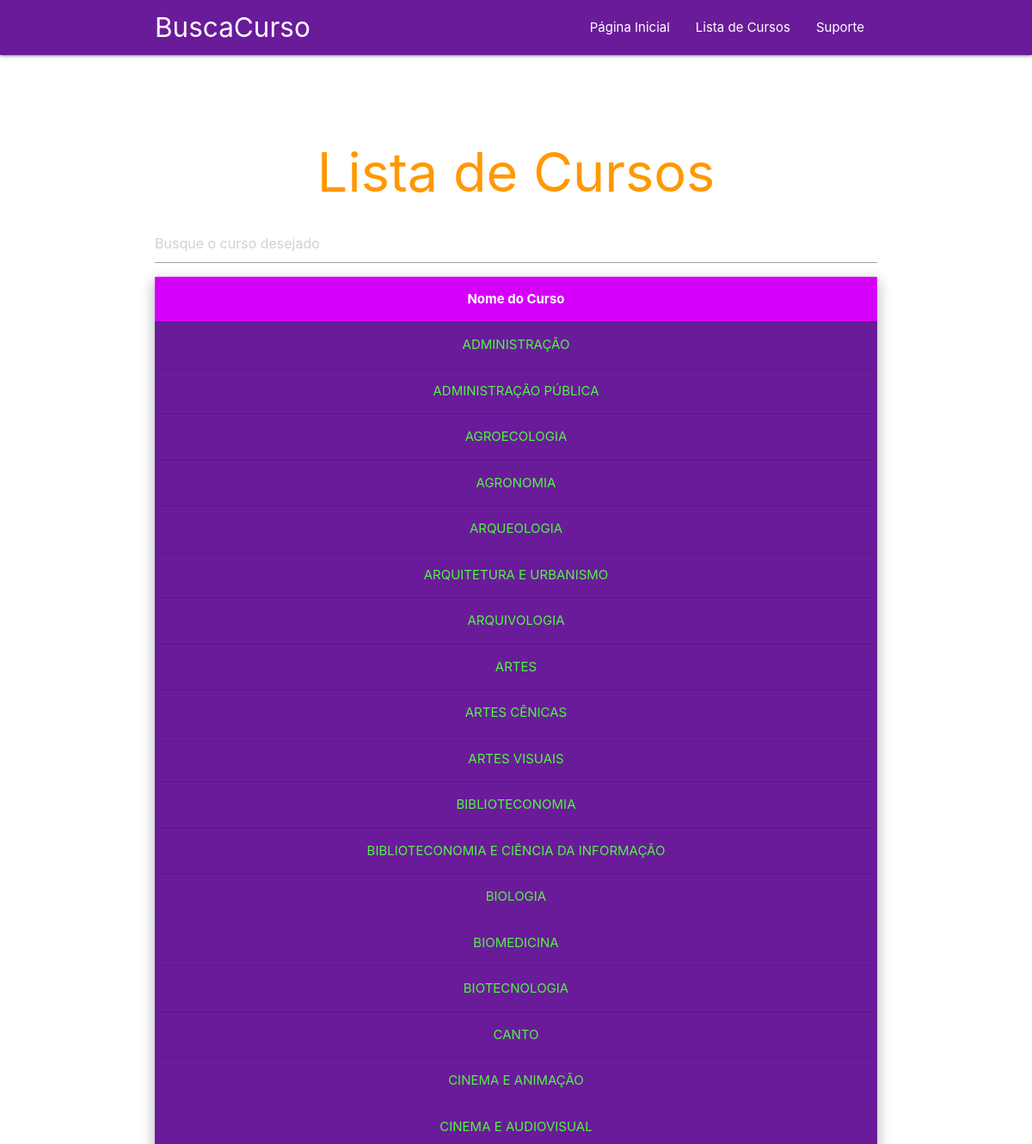
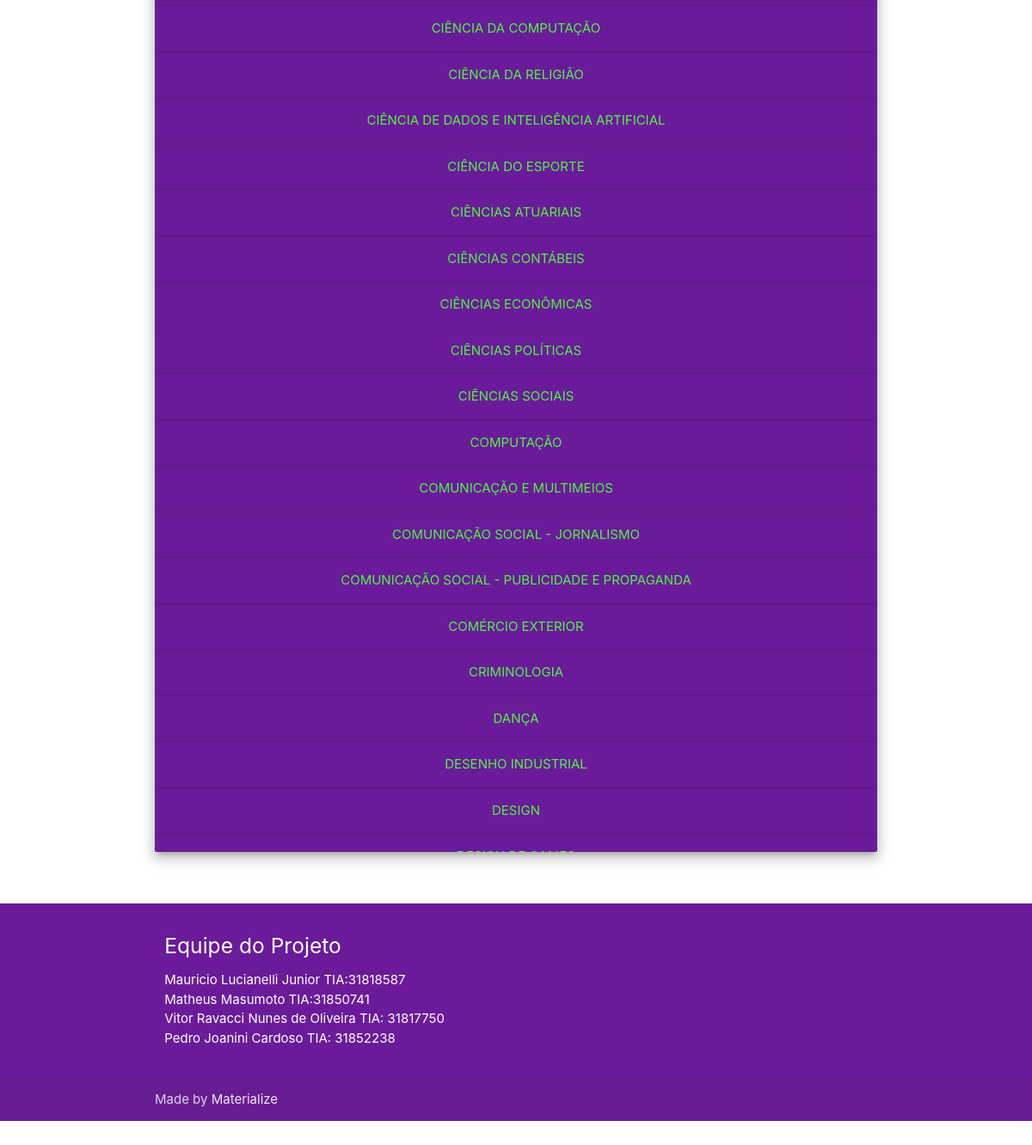
Screenshot of /course_list with the database file from the repository (2 pictures, top to bottom).
### buscacurso/models.py (models this page shows, shortened)
class Courses(models.Model):
    DEGREE_TYPE = (
        (0,'Bacharelado'),
        (1,'Licenciatura'),
        (2,'Tecnológico'),
        (3,'Sequencial')
    )
    MODALITY_TYPE = (
        (0,'Presencial'),
        (1,'A Distância')
    )
    description = models.TextField()
    code = models.CharField(max_length=200)
    name = models.CharField(max_length=200)
    degree = models.CharField(max_length=250, default="-")
    modality = models.PositiveSmallIntegerField(default=1, choices=MODALITY_TYPE)
    courses_institution = models.ManyToManyField(Institution, through='CoursesInstitution', related_name='courses_institution')
    situation = models.CharField(max_length=200, default="Em análise")
    class Meta:
        ordering = ['name']

### buscacurso/views.py (the view)
# urls.py: path('course_list', views.course_list, name='course_list'),
def course_list(request):
    courses_inst= CoursesInstitution.objects.all
    courses=Courses.objects.all
    institution=Institution.objects.all
    maintainer=Maintainer.objects.all
    dados = {
        'courses_inst' : courses_inst,
        'courses' : courses,
        'institution' : institution,
        'maintainer' : maintainer
    }
    return render(request, 'course_list.html',dados)

### buscacurso/templates/course_list.html (shortened to what this page needs)
{% extends 'base.html' %}
{% load static %}
{% block content %}
{%include 'partials/menu.html'%}
<div class="section no-pad-bot" id="index-banner">
  <div class="container">
    <br><br>
    <h1 class="header center orange-text">Lista de Cursos</h1>
    <input type="text" id="searchArticles" onkeyup="searchArticles()" placeholder="Busque o curso desejado">
    <div class="card purple darken-3 z-depth-3 ">
      <div class="tableFixHead-big">
        <table id="articles" class="rensponsive-table centered white-text">
          <thead class="header">
            <th class="purple accent-3">Nome do Curso</th>
          </thead>
          <tbody>
            {% if courses %}
            {% for item in courses %}
            {% if item.degree == "Bacharelado" or item.degree == "Licenciatura" %}
            <tr>
              <td> <a href="{% url 'details' item.code %}" style="color:#51f542;">{{ item.name }}</a></td>
            </tr>
            {% endif %}
            {% endfor %}
            {% else %}
            <td>No Courses</td>
            {% endif %}
          </tbody>
        </table>
      </div>
    </div>
    <br><br>
  </div>
</div>
{% include 'partials/footer.html' %}
{% endblock %}

### buscacurso/templates/base.html (shortened to what this page needs)
{% load static %}
<!DOCTYPE html>
<html lang="en">
<head>
  <link href="{%static 'css/materialize.css' %}" type="text/css" rel="stylesheet" media="screen,projection"/>
  <link href="{%static 'css/style.css'%}" type="text/css" rel="stylesheet" media="screen,projection"/>
</head>
<body>
    {% block content %}    {% endblock %}
  </body>
</html>

### buscacurso/templates/partials/menu.html (shortened to what this page needs)
{% load static %}
<nav class="purple darken-3" role="navigation">
    <div class="nav-wrapper container"><a id="logo-container" href="{% url 'index' %}" class="brand-logo">BuscaCurso</a>
      <ul class="right hide-on-med-and-down">
        <li><a href="{% url 'index' %}">Página Inicial </a></li>
        <li><a href="{% url 'course_list' %}">Lista de Cursos </a></li>
        <li><a href="{% url 'support' %}">Suporte </a></li></a></li>
      </ul>
    </div>
  </nav>

### buscacurso/templates/partials/footer.html
{% load static %}
<footer class="page-footer purple darken-3">
    <div class="container">
      <div class="row">
        <div class="col l6 s12">
          <h5 class="white-text">Equipe do Projeto</h5>
          <p class="grey-text text-lighten-4">
            <ul>
              <li>Mauricio Lucianelli Junior TIA:31818587</li>
              <li>Matheus Masumoto TIA:31850741</li>
              <li>Vitor Ravacci Nunes de Oliveira TIA: 31817750</li>
              <li>Pedro Joanini Cardoso TIA: 31852238</li>
            </ul>
          </p>
        </div>
        <div class="col l3 s12">
        </div>
      </div>
    </div>
    <div class="footer-copyright">
      <div class="container">
      Made by <a class="purple-text text-lighten-5" href="http://materializecss.com">Materialize</a>
      </div>
    </div>
  </footer>

### tcc/static/css/style.css (style rules this page uses)
.tableFixHead-big { overflow: auto; max-height: 2000px; }
.tableFixHead-big thead th { position: sticky; top: 0; z-index: 1; }

### rows the page displays
Courses: name "ADMINISTRAÇÃO"
Courses: name "ADMINISTRAÇÃO PÚBLICA"
Courses: name "AGROECOLOGIA"
Courses: name "AGRONOMIA"
Courses: name "ARQUEOLOGIA"
Courses: name "ARQUITETURA E URBANISMO"
Courses: name "ARQUIVOLOGIA"
Courses: name "ARTES"
Courses: name "ARTES CÊNICAS"
Courses: name "ARTES VISUAIS"
Courses: name "BIBLIOTECONOMIA"
Courses: name "BIBLIOTECONOMIA E CIÊNCIA DA INFORMAÇÃO"
Courses: name "BIOLOGIA"
Courses: name "BIOMEDICINA"
Courses: name "BIOTECNOLOGIA"
Courses: name "CANTO"
Courses: name "CINEMA E ANIMAÇÃO"
Courses: name "CINEMA E AUDIOVISUAL"
Courses: name "CIÊNCIA DA COMPUTAÇÃO"
Courses: name "CIÊNCIA DA RELIGIÃO"
Courses: name "CIÊNCIA DE DADOS E INTELIGÊNCIA ARTIFICIAL"
Courses: name "CIÊNCIA DO ESPORTE"
Courses: name "CIÊNCIAS ATUARIAIS"
Courses: name "CIÊNCIAS CONTÁBEIS"
Courses: name "CIÊNCIAS ECONÔMICAS"
Courses: name "CIÊNCIAS POLÍTICAS"
Courses: name "CIÊNCIAS SOCIAIS"
Courses: name "COMPUTAÇÃO"
Courses: name "COMUNICAÇÃO E MULTIMEIOS"
Courses: name "COMUNICAÇÃO SOCIAL - JORNALISMO"
Courses: name "COMUNICAÇÃO SOCIAL - PUBLICIDADE E PROPAGANDA"
Courses: name "COMÉRCIO EXTERIOR"
Courses: name "CRIMINOLOGIA"
Courses: name "DANÇA"
Courses: name "DESENHO INDUSTRIAL"
Courses: name "DESIGN"
